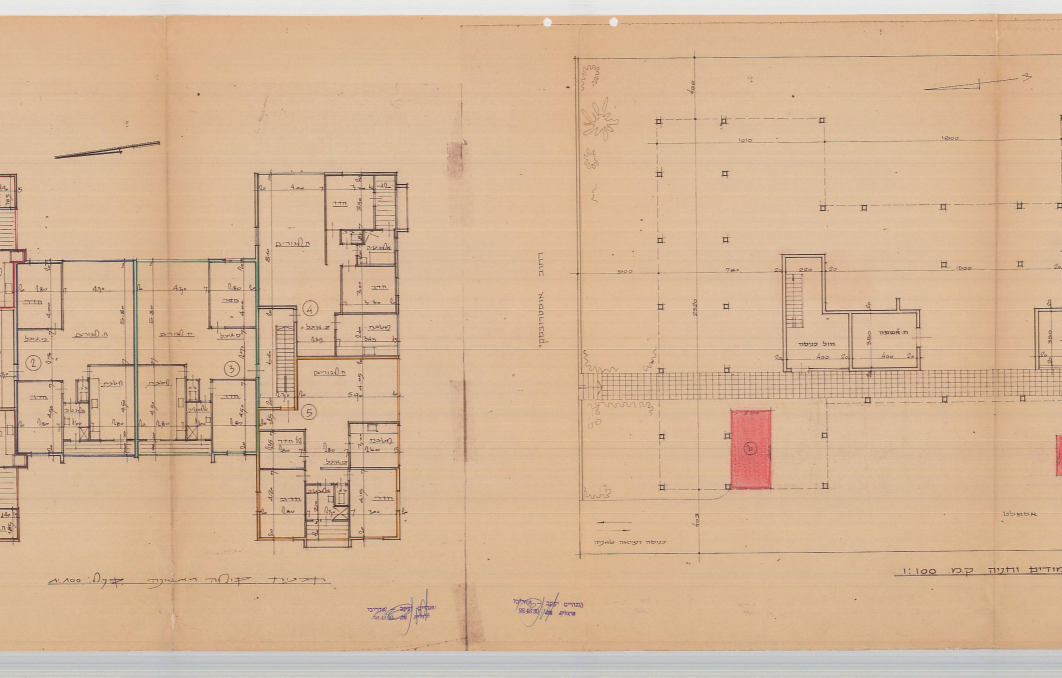
#> input picture p1_left.jpg, 5309 x 3388 px, given in place of p1_left.png, which was not available (shown at 1/5 size)
$ python inspect_left_wing_full.py
#> lines starting #> are read from the running program, lines starting #| are printed output that depends on the picture; pictures that were not available may be replaced by others from this repository, and a replacement may not be noted
import cv2

def main():
    img = cv2.imread("p1_left.png")
#> img is the input picture: shape (3388, 5309, 3); mean B, G, R 150.9, 182, 214
    h, w = img.shape[:2]
#> h = 3388; w = 5309

    # Slice the entire width (0 to w) of the Left Wing Page 1 crop
    # Region 1: y from 1000 to 2200
    cv2.imwrite("cache/left_full_mid.jpg", img[1000:2200, 0:w])
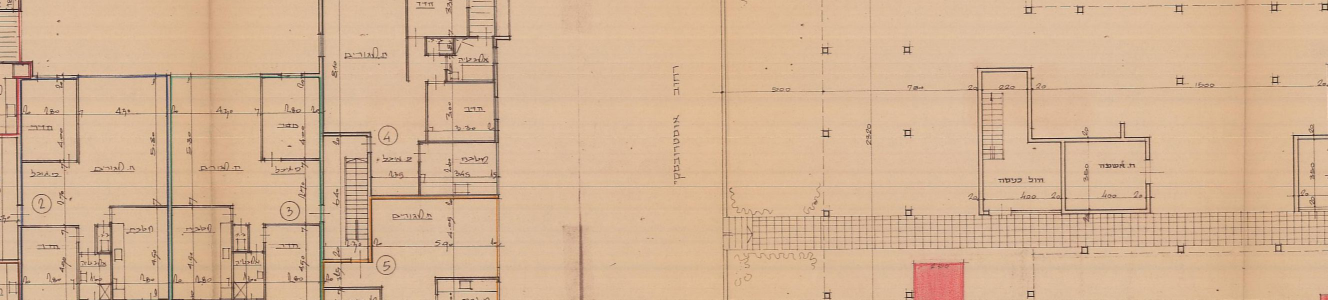
#> saved as left_full_mid.jpg: shape (1200, 5309, 3) (shown at 1/4 size); mean B, G, R 148.4, 179.5, 212.5

    # Region 2: y from 2200 to 3388 (bottom)
    cv2.imwrite("cache/left_full_bot.jpg", img[2200:h, 0:w])
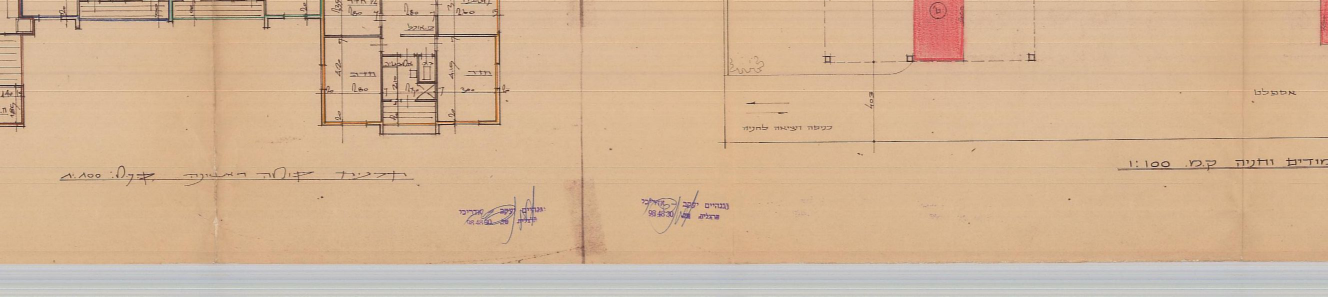
#> saved as left_full_bot.jpg: shape (1188, 5309, 3) (shown at 1/4 size); mean B, G, R 149.9, 180.6, 211.2

    print(f"Saved full-width left wing slices. Width: {w}, Height: {h}")
#| Saved full-width left wing slices. Width: 5309, Height: 3388

if __name__ == "__main__":
    main()

$ run again, with p2_full.jpg copied over p1_left.jpg
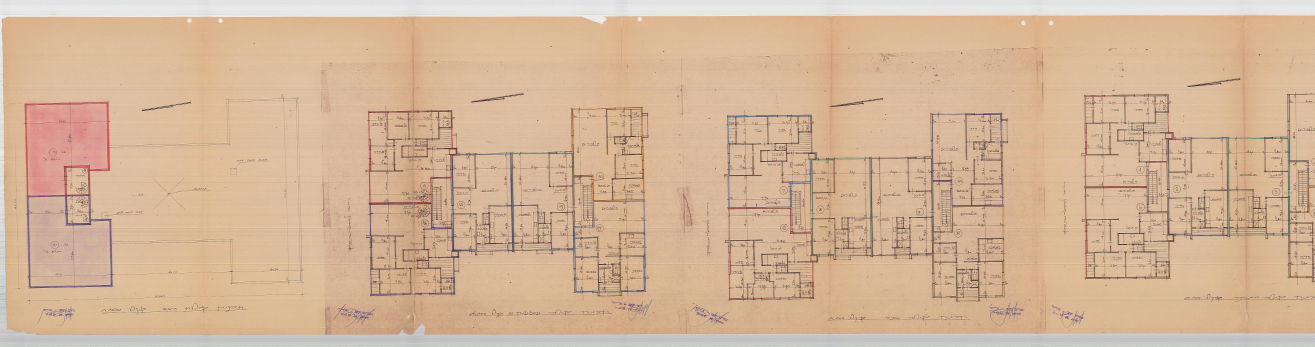
#> input picture p2_full.jpg, 6572 x 1732 px, given in place of p1_left.png, which was not available (shown at 1/5 size)
#> in main, img is the input picture: shape (1732, 6572, 3); mean B, G, R 153.1, 181.7, 213.2
#> in main, `cv2.imwrite("cache/left_full_mid.jpg", img[1000:2200, 0:w])`:
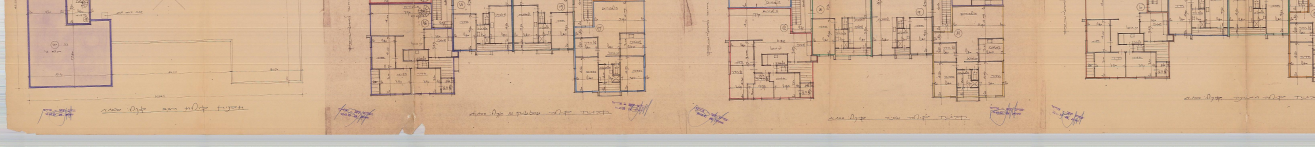
#> saved as left_full_mid.jpg: shape (732, 6572, 3) (shown at 1/5 size); mean B, G, R 148.7, 177.4, 207.9
#| Saved full-width left wing slices. Width: 6572, Height: 1732
